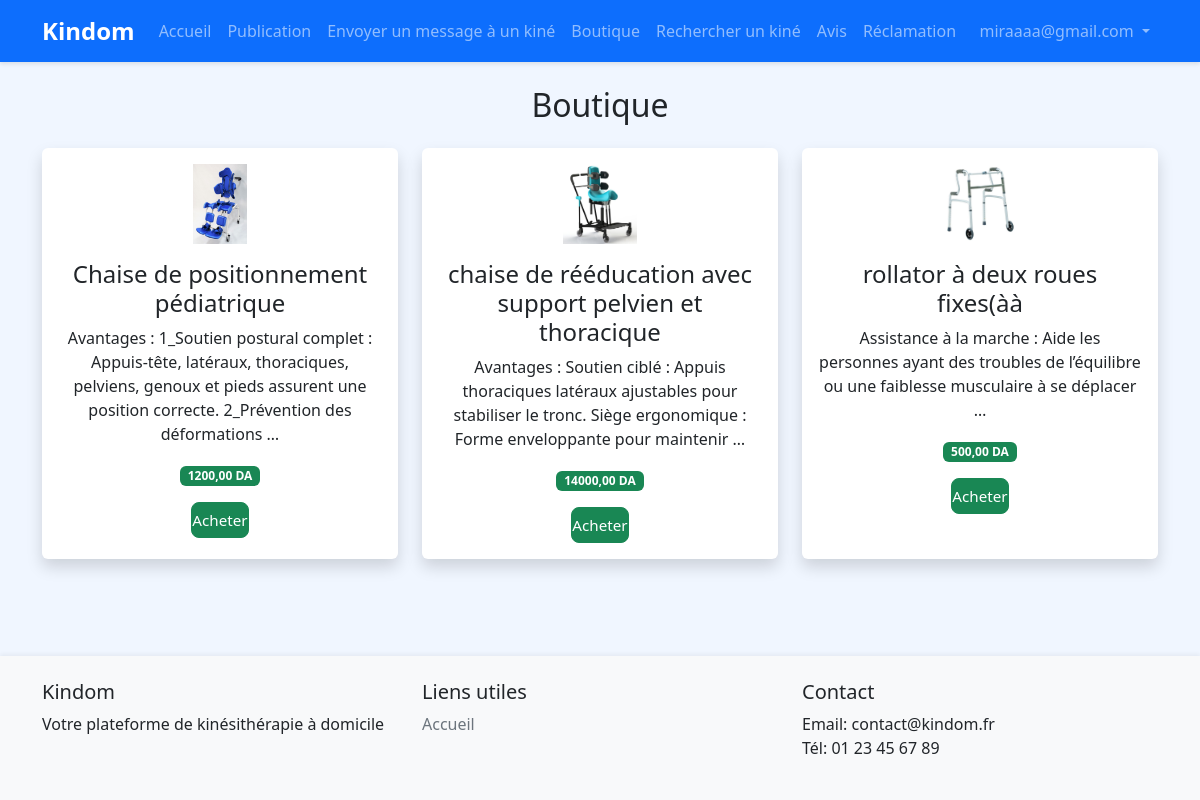
Screenshot of /patient/shop/ (signed in) with the database file from the repository.
### accounts/models.py (models this page shows, shortened)
class CustomUser(AbstractUser):
    USER_TYPE_CHOICES = (
        ('patient', 'Patient'),
        ('kine', 'Kinésithérapeute'),
        ('vendor', 'Vendeur'),
        ('admin', 'Administrateur'),
    )
    user_type = models.CharField(max_length=20, choices=USER_TYPE_CHOICES, default='patient')
    phone_number = models.CharField(max_length=15, blank=True)
    address = models.TextField(blank=True)
    profile_picture = models.ImageField(upload_to='profile_pics/', blank=True, null=True)
    bio = models.TextField(blank=True)
    is_validated = models.BooleanField(default=True)  # True par défaut, sauf pour les kinés
    diplome = models.CharField(max_length=100, blank=True, null=True, verbose_name="Diplôme")
    wilaya = models.CharField(max_length=50, blank=True, null=True, verbose_name="Wilaya")
    diplome_file = models.ImageField(upload_to='diplomes/', blank=True, null=True, verbose_name="Photo du diplôme")

### shop/models.py (models this page shows, shortened)
class Product(models.Model):
    CATEGORY_CHOICES = [
        ("Produits de soins et de massage", "Produits de soins et de massage"),
        ("Matériel de rééducation fonctionnelle", "Matériel de rééducation fonctionnelle"),
        ("Équipements de renforcement musculaire", "Équipements de renforcement musculaire"),
        ("Produits de cryothérapie", "Produits de cryothérapie"),
        ("Appareils électromédicaux", "Appareils électromédicaux"),
        ("Supports et orthèses", "Supports et orthèses"),
        ("Mobilier et accessoires professionnels", "Mobilier et accessoires professionnels"),
        ("autre", "Autre"),
    ]
    name = models.CharField(max_length=200)
    description = models.TextField()
    price = models.DecimalField(max_digits=10, decimal_places=2)
    stock = models.IntegerField(default=0)
    image = models.ImageField(upload_to='products/')
    category = models.CharField(max_length=60, choices=CATEGORY_CHOICES, default="autre")
    created_at = models.DateTimeField(auto_now_add=True)
    updated_at = models.DateTimeField(auto_now=True)
    vendor = models.ForeignKey(
        settings.AUTH_USER_MODEL,
        on_delete=models.CASCADE,
        related_name='products',
        limit_choices_to={'user_type': 'vendor'},
        null=True, blank=True
    )

### accounts/views.py (the view)
# urls.py: path('patient/shop/', views.patient_shop, name='patient_shop'),
@patient_required
def patient_shop(request):
    products = Product.objects.all()
    return render(request, 'patients/shop.html', {'products': products})

### accounts/views.py (called while the page is built)
def patient_required(view_func):
    decorated_view_func = login_required(user_passes_test(lambda u: u.user_type == 'patient', login_url='/accounts/login/')(view_func))
    return decorated_view_func

### templates/patients/shop.html
{% extends 'base.html' %}
{% block content %}
<h2 class="text-center mb-4">Boutique</h2>
<div class="row g-4 justify-content-center">
    {% for product in products %}
    <div class="col-md-4">
        <div class="card h-100 text-center border-0 shadow">
            <div class="card-body">
                {% if product.image %}
                    <img src="{{ product.image.url }}" alt="{{ product.name }}" style="width: 80px; height: 80px; object-fit: contain;" class="mb-3">
                {% else %}
                    <img src="https://cdn.pixabay.com/photo/2017/01/31/13/14/physiotherapy-2025632_1280.png" alt="Produit" style="width: 80px; height: 80px; object-fit: contain;" class="mb-3">
                {% endif %}
                <h4 class="card-title">{{ product.name }}</h4>
                <p class="card-text">{{ product.description|truncatewords:20 }}</p>
                <span class="badge bg-success">{{ product.price }} DA</span>
                <div class="mt-3">
                    <a href="#" class="btn btn-success">Acheter</a>
                </div>
            </div>
        </div>
    </div>
    {% empty %}
    <p class="text-center">Aucun produit disponible.</p>
    {% endfor %}
</div>
{% endblock %}

### templates/base.html (shortened to what this page needs)
<!DOCTYPE html>
<html lang="fr">
<head>
    <link href="https://cdn.jsdelivr.net/npm/bootstrap@5.3.0/dist/css/bootstrap.min.css" rel="stylesheet">
    {% load static %}
    <link href="{% static 'css/style.css' %}" rel="stylesheet">
</head>
<body>
    <nav class="navbar navbar-expand-lg navbar-dark bg-primary">
        <div class="container">
            <a class="navbar-brand" href="{% url 'accounts:home' %}">Kindom</a>
            <div class="collapse navbar-collapse" id="navbarNav">
                <ul class="navbar-nav me-auto">
                    <li class="nav-item">
                        <a class="nav-link" href="{% url 'accounts:home' %}">Accueil</a>
                    </li>
                    {% if user.is_authenticated and user.user_type == 'patient' %}
                        <li class="nav-item">
                            <a class="nav-link" href="{% url 'accounts:kine_publications' %}">Publication</a>
                        </li>
                        <li class="nav-item">
                            <a class="nav-link" href="{% url 'accounts:patient_message_kine' %}">Envoyer un message à un kiné</a>
                        </li>
                        <li class="nav-item">
                            <a class="nav-link" href="{% url 'accounts:patient_shop' %}">Boutique</a>
                        </li>
                        <li class="nav-item">
                            <a class="nav-link" href="{% url 'accounts:search_kine' %}">Rechercher un kiné</a>
                        </li>
                        {% if user.is_authenticated and user.user_type == 'patient' %}
                            <li class="nav-item">
                                <a class="nav-link" href="{% url 'accounts:avis_site' %}">Avis</a>
                            </li>
                        {% endif %}
                        <li class="nav-item">
                            <a class="nav-link" href="{% url 'accounts:reclamation_form' %}">Réclamation</a>
                        </li>
                    {% endif %}
                </ul>
                <ul class="navbar-nav">
                    {% if user.is_authenticated %}
                        <li class="nav-item dropdown">
                            <a class="nav-link dropdown-toggle" href="#" id="navbarDropdown" role="button" data-bs-toggle="dropdown">
                                {{ user.get_full_name|default:user.email }}
                            </a>
                        </li>
                    {% endif %}
                </ul>
            </div>
        </div>
    </nav>
    <main class="container my-4">
        {% block content %}{% endblock %}
    </main>
    <footer class="bg-light py-4 mt-5">
        <div class="container">
            <div class="row">
                <div class="col-md-4">
                    <h5>Kindom</h5>
                    <p>Votre plateforme de kinésithérapie à domicile</p>
                </div>
                <div class="col-md-4">
                    <h5>Liens utiles</h5>
                    <ul class="list-unstyled">
                        <li><a href="{% url 'accounts:home' %}">Accueil</a></li>
                    </ul>
                </div>
                <div class="col-md-4">
                    <h5>Contact</h5>
                    <ul class="list-unstyled">
                        <li>Email: contact@kindom.fr</li>
                        <li>Tél: 01 23 45 67 89</li>
                    </ul>
                </div>
            </div>
        </div>
    </footer>
</body>
</html>

### static/css/style.css (style rules this page uses)
body { min-height: 100vh; display: flex; flex-direction: column; background: #f0f6ff; }
main { flex: 1; }
.navbar { box-shadow: 0 2px 4px rgba(0,0,0,0.1); }
.navbar-brand { font-weight: bold; font-size: 1.5rem; }
.card { box-shadow: 0 2px 4px rgba(0,0,0,0.05); transition: transform 0.2s; }
.btn { border-radius: 5px; padding: 0.5rem 1.5rem; }
footer { margin-top: auto; box-shadow: 0 -2px 4px rgba(0,0,0,0.05); }
footer a { color: #6c757d; text-decoration: none; }
.btn { font-size: 0.95rem; font-weight: 500; border-radius: 8px; padding: 0.35rem 0; }

### rows the page displays
CustomUser: get_full_name "miraaaa@gmail.com"
Product: image (picture), name "Chaise de positionnement pédiatrique", description "Avantages : 1_Soutien postural complet : Appuis-tête, latéraux, thoraciques, pelviens, genoux et pieds assurent une position correcte. 2_Prévention des déformations …", price "1200,00"
Product: image (picture), name "chaise de rééducation avec support pelvien et thoracique", description "Avantages : Soutien ciblé : Appuis thoraciques latéraux ajustables pour stabiliser le tronc. Siège ergonomique : Forme enveloppante pour maintenir …", price "14000,00"
Product: image (picture), name "rollator à deux roues fixes(àà", description "Assistance à la marche : Aide les personnes ayant des troubles de l’équilibre ou une faiblesse musculaire à se déplacer …", price "500,00"
